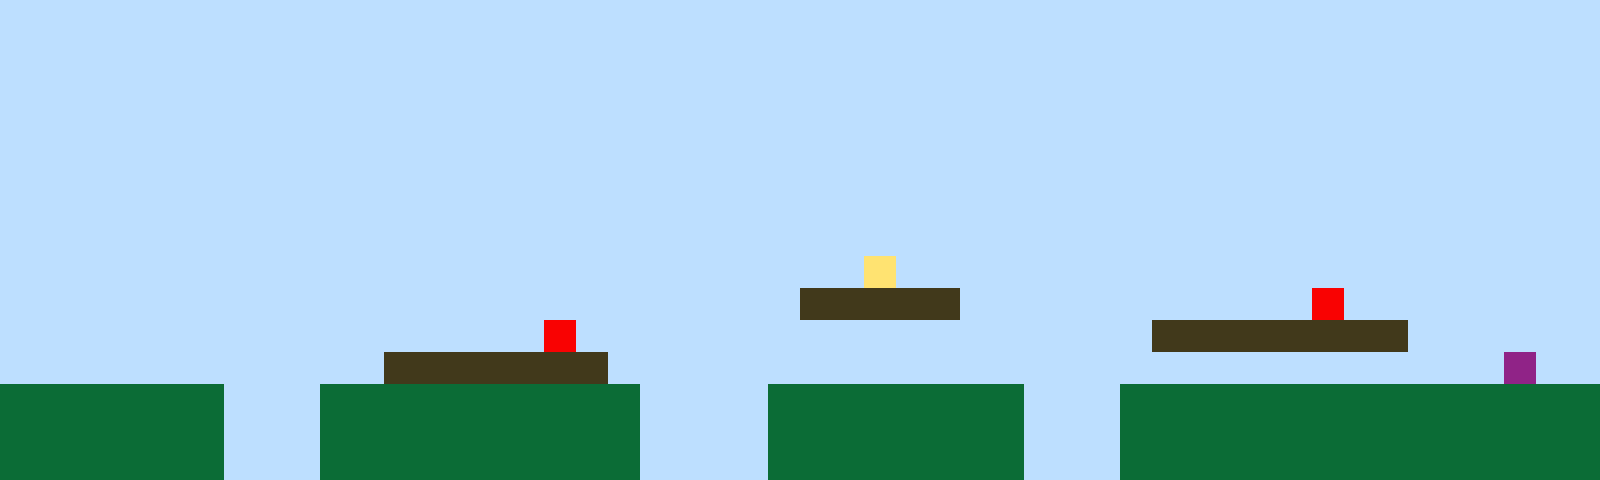

Below is a game level as drawn by its tile map, then a one-line description and the .tmx file that defines it, in full:
An orthogonal 50x15 tile map with 32x32 px tiles, 1 tile layer (Tile Layer 1).

<map version="1.10" tiledversion="1.11.2" orientation="orthogonal" renderorder="right-up" width="50" height="15" tilewidth="32" tileheight="32" infinite="0" nextlayerid="2" nextobjectid="1"><editorsettings><export target="map1.csv" format="csv" /></editorsettings><tileset firstgid="1" name="sprites" tilewidth="32" tileheight="32" tilecount="6" columns="3"><image source="sprites.png" width="96" height="64" /></tileset><layer id="1" name="Tile Layer 1" width="50" height="15"><data encoding="csv">1,1,1,1,1,1,1,1,1,1,1,1,1,1,1,1,1,1,1,1,1,1,1,1,1,1,1,1,1,1,1,1,1,1,1,1,1,1,1,1,1,1,1,1,1,1,1,1,1,1,1,1,1,1,1,1,1,1,1,1,1,1,1,1,1,1,1,1,1,1,1,1,1,1,1,1,1,1,1,1,1,1,1,1,1,1,1,1,1,1,1,1,1,1,1,1,1,1,1,1,1,1,1,1,1,1,1,1,1,1,1,1,1,1,1,1,1,1,1,1,1,1,1,1,1,1,1,1,1,1,1,1,1,1,1,1,1,1,1,1,1,1,1,1,1,1,1,1,1,1,1,1,1,1,1,1,1,1,1,1,1,1,1,1,1,1,1,1,1,1,1,1,1,1,1,1,1,1,1,1,1,1,1,1,1,1,1,1,1,1,1,1,1,1,1,1,1,1,1,1,1,1,1,1,1,1,1,1,1,1,1,1,1,1,1,1,1,1,1,1,1,1,1,1,1,1,1,1,1,1,1,1,1,1,1,1,1,1,1,1,1,1,1,1,1,1,1,1,1,1,1,1,1,1,1,1,1,1,1,1,1,1,1,1,1,1,1,1,1,1,1,1,1,1,1,1,1,1,1,1,1,1,1,1,1,1,1,1,1,1,1,1,1,1,1,1,1,1,1,1,1,1,1,1,1,1,1,1,1,1,1,1,1,1,1,1,1,1,1,1,1,1,1,1,1,1,1,1,1,1,1,1,1,1,1,1,1,1,1,1,1,1,1,1,1,1,1,1,1,1,1,1,1,1,1,1,1,1,1,1,1,1,1,1,1,1,1,1,1,1,1,1,1,1,1,1,1,1,1,1,1,1,1,1,1,1,1,1,1,1,1,1,1,1,1,1,1,1,1,1,1,1,1,1,1,1,1,1,1,1,1,1,1,1,1,1,1,1,1,1,1,1,1,1,1,1,1,4,1,1,1,1,1,1,1,1,1,1,1,1,1,1,1,1,1,1,1,1,1,1,1,1,1,1,1,1,1,1,1,1,1,1,1,1,1,1,1,1,1,1,1,1,1,1,1,3,3,3,3,3,1,1,1,1,1,1,1,1,1,1,1,5,1,1,1,1,1,1,1,1,1,1,1,1,1,1,1,1,1,1,1,1,1,1,1,1,1,5,1,1,1,1,1,1,1,1,1,1,1,1,1,1,1,1,1,1,3,3,3,3,3,3,3,3,1,1,1,1,1,1,1,1,1,1,1,1,1,1,1,1,1,1,3,3,3,3,3,3,3,1,1,1,1,1,1,1,1,1,1,1,1,1,1,1,1,1,1,1,1,1,1,1,1,1,1,1,1,6,1,1,2,2,2,2,2,2,2,1,1,1,2,2,2,2,2,2,2,2,2,2,1,1,1,1,2,2,2,2,2,2,2,2,1,1,1,2,2,2,2,2,2,2,2,2,2,2,2,2,2,2,2,2,2,2,2,2,2,1,1,1,2,2,2,2,2,2,2,2,2,2,1,1,1,1,2,2,2,2,2,2,2,2,1,1,1,2,2,2,2,2,2,2,2,2,2,2,2,2,2,2,2,2,2,2,2,2,2,1,1,1,2,2,2,2,2,2,2,2,2,2,1,1,1,1,2,2,2,2,2,2,2,2,1,1,1,2,2,2,2,2,2,2,2,2,2,2,2,2,2,2</data></layer></map>
